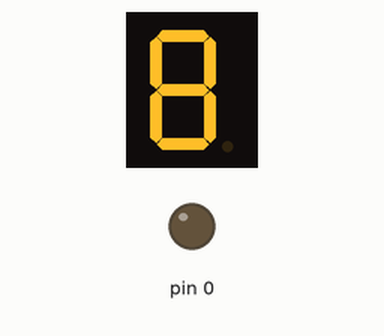
A sketch run on a simulated Arduino Mega 2560, built with avr-gcc and run on an emulated ATmega2560. On the bench: 1-digit seven-segment display, output pins drawn as LEDs (lit = HIGH). Wiring (inferred from the names in the program): 1-digit 7-segment display, segments lit when LOW: segments pin 30, pin 31, pin 32, pin 33, pin 34, pin 35, pin 36. The segment pins are drawn as the display they are named for; pins used as bus, display or sensor lines are not drawn.

Above: at 0.1 s.
At 1.5 s:
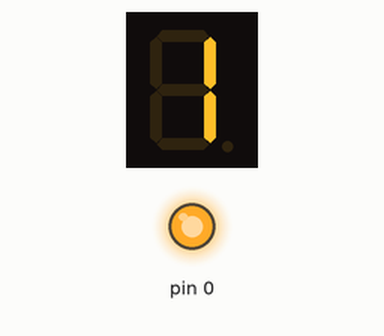
At 3.6 s:
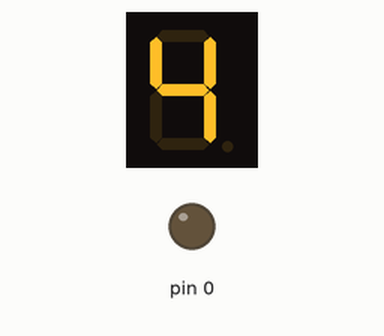
At 7.1 s:
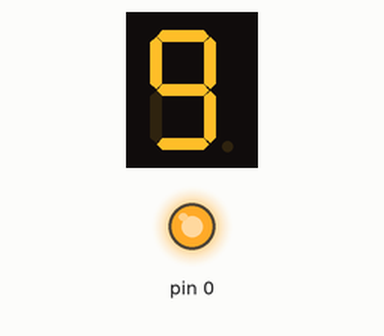
Timing chart, 0 to 38.6 s (numbered marks = the images above):
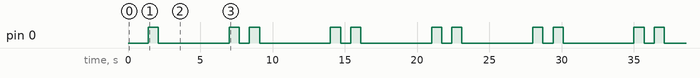

The sketch:

Display_7_seg_1.ino
```cpp
  int numero;

  int portas[7]={30,31,32,33,34,35,36};

  int displayConfig[10][7]= {{0,0,0,0,0,0,1},
                             {1,0,0,1,1,1,1}, // 1
                             {0,0,1,0,0,1,0}, // 2
                             {0,0,0,0,1,1,0}, // 3
                             {1,0,0,1,1,0,0}, // 4
                             {0,1,0,0,1,0,0}, // 5
                             {0,1,0,0,0,0,0}, // 6
                             {0,0,0,1,1,1,1}, // 7
                             {0,0,0,0,0,0,0}, // 8
                             {0,0,0,0,1,0,0}, // 9
                             };

void setup() {

  for(int n=0; n<=7; n++)
  {
    pinMode(portas[n], OUTPUT);
  }

}

void loop() {

  boolean liga;

  for(numero=0; numero<=9;numero++) {
delay(700);
    for (int D = 0; D <= 10; D++) {
     digitalWrite(portas[D], displayConfig[numero][D]);

  }
   }


}
```

Measured:
- by itself, pin 0: repeats every 7.0 s: LOW 4.9 s, HIGH 0.70 s, LOW 0.70 s, HIGH 0.70 s
- by itself, everything shown: repeats every 7.0 s, in 10 steps
- what the display in image 1 shows lasts 0.7 s, from 1.4 s to 2.1 s
